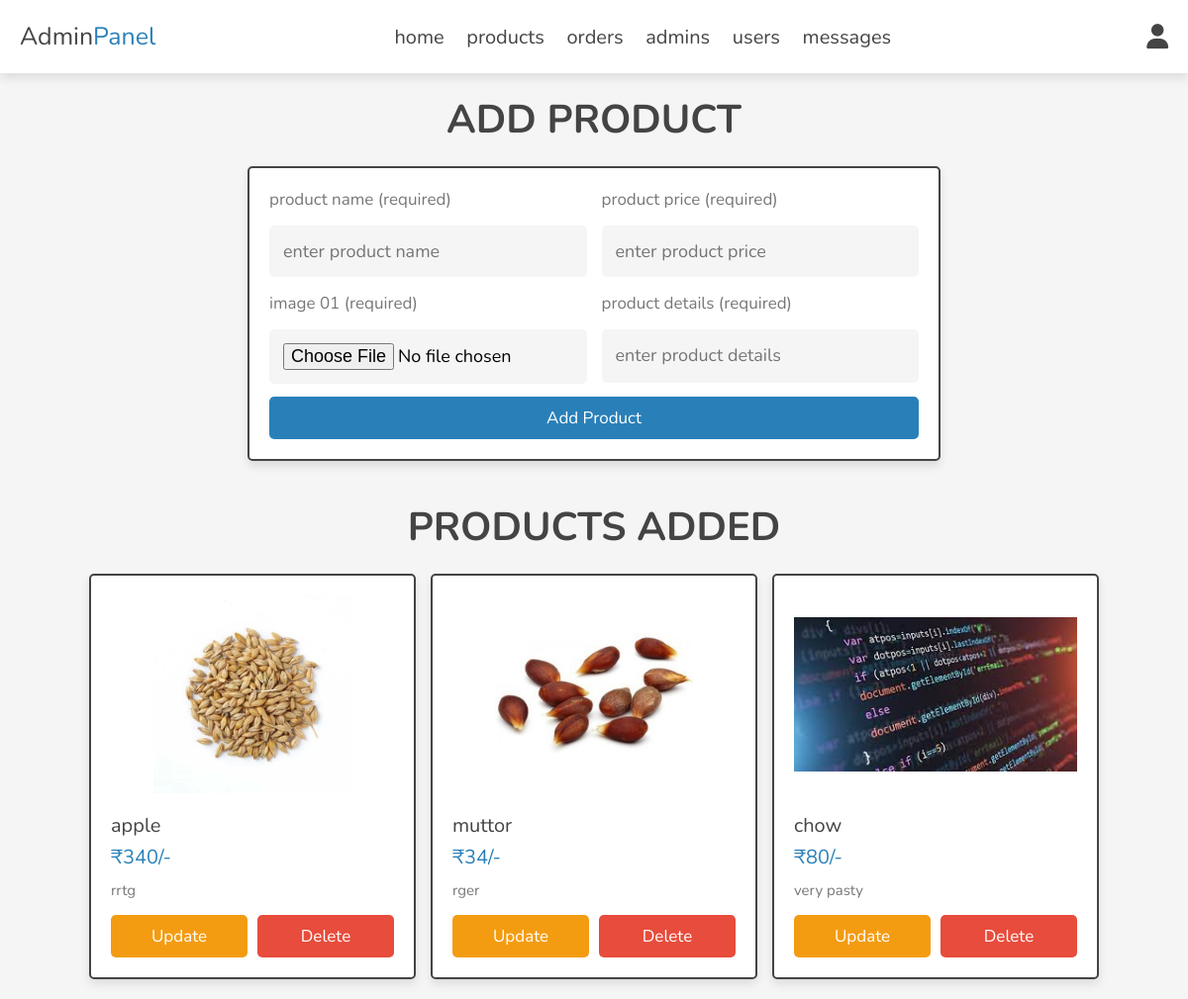
Page /Admin/admin/products.php (signed in) on the committed database.
### tables this page shows
CREATE TABLE `productdb` (
  `id` int(11) NOT NULL,
  `name` varchar(25) NOT NULL,
  `price` float DEFAULT NULL,
  `image` varchar(100) DEFAULT NULL,
  `details` mediumtext NOT NULL
);

### Admin/admin/products.php (the view, shortened to what this page needs)
<?php
include '../components/connect.php';
?>
<!DOCTYPE html>
<html lang="en">
<head>
   <link rel="stylesheet" href="https://cdnjs.cloudflare.com/ajax/libs/font-awesome/6.1.1/css/all.min.css">
   <link rel="stylesheet" href="../css/admin_style.css">
</head>
<body>
<?php include '../components/admin_header.php'; ?>
<section class="add-products">
   <h1 class="heading">add product</h1>
   <form action="" method="post" enctype="multipart/form-data">
      <div class="flex">
         <div class="inputBox">
            <span>product name (required)</span>
            <input type="text" class="box" required maxlength="100" placeholder="enter product name" name="name">
         </div>
         <div class="inputBox">
            <span>product price (required)</span>
            <input type="number" min="0" class="box" required max="9999999999" placeholder="enter product price" onkeypress="if(this.value.length == 10) return false;" name="price">
         </div>
        <div class="inputBox">
            <span>image 01 (required)</span>
            <input type="file" name="image_01" accept="image/jpg, image/jpeg, image/png, image/webp" class="box" required>
        </div>
         <div class="inputBox">
            <span>product details (required)</span>
            <textarea name="details" placeholder="enter product details" class="box" required maxlength="500" cols="30" rows="10"></textarea>
         </div>
      </div>
      <input type="submit" value="add product" class="btn" name="add_product">
   </form>
</section>
<section class="show-products">
   <h1 class="heading">products added</h1>
   <div class="box-container">
   <?php
      $select_products = $conn->prepare("SELECT * FROM `productdb`");
      $select_products->execute();
      if($select_products->rowCount() > 0){
         while($fetch_products = $select_products->fetch(PDO::FETCH_ASSOC)){
 ?>
   <div class="box">
      <img src="../uploaded_img/<?= $fetch_products['image']; ?>" alt="">
      <div class="name"><?= $fetch_products['name']; ?></div>
      <div class="price">₹<span><?= $fetch_products['price']; ?></span>/-</div>
      <div class="details"><span><?= $fetch_products['details']; ?></span></div>
      <div class="flex-btn">
         <a href="update_product.php?update=<?= $fetch_products['id']; ?>" class="option-btn">update</a>
         <a href="products.php?delete=<?= $fetch_products['id']; ?>" class="delete-btn" onclick="return confirm('delete this product?');">delete</a>
      </div>
   </div>
   <?php
         }
      }else{
         echo '<p class="empty">no products added yet!</p>';
      }
   ?>
   </div>
</section>
</body>
</html>

### Admin/components/admin_header.php (shortened to what this page needs)
<header class="header">
   <section class="flex">
      <a href="../admin/dashboard.php" class="logo">Admin<span>Panel</span></a>
      <nav class="navbar">
         <a href="../admin/dashboard.php">home</a>
         <a href="../admin/products.php">products</a>
         <a href="../admin/placed_orders.php">orders</a>
         <a href="../admin/admin_accounts.php">admins</a>
         <a href="../admin/users_accounts.php">users</a>
         <a href="../admin/messages.php">messages</a>
      </nav>
      <div class="icons">
         <div id="user-btn" class="fas fa-user"></div>
      </div>
   </section>
</header>

### Admin/css/admin_style.css (style rules this page uses)
:root { --main-color:#2980b9; --orange:#f39c12; --red:#e74c3c; --black:#444; --white:#fff; --light-color:#777; --light-bg:#f5f5f5; --border:.2rem solid var(--black); --box-shadow:0 .5rem 1rem rgba(0,0,0,.1); }
* { font-family: 'Nunito', sans-serif; margin:0; padding:0; box-sizing: border-box; outline: none; border:none; text-decoration: none; }
html { font-size: 62.5%; overflow-x: hidden; }
body { background-color: var(--light-bg); }
section { padding:2rem; max-width: 1200px; margin:0 auto; }
.heading { font-size: 4rem; color:var(--black); margin-bottom: 2rem; text-align: center; text-transform: uppercase; }
.btn, .delete-btn, .option-btn { display: block; width: 100%; margin-top: 1rem; border-radius: .5rem; padding:1rem 3rem; font-size: 1.7rem; text-transform: capitalize; color:var(--white); cursor: pointer; text-align: center; }
.btn { background-color: var(--main-color); }
.option-btn { background-color: var(--orange); }
.delete-btn { background-color: var(--red); }
.flex-btn { display: flex; gap:1rem; }
.header { position: sticky; top:0; left:0; right:0; background-color: var(--white); box-shadow: var(--box-shadow); z-index: 1000; }
.header .flex { display: flex; align-items: center; justify-content: space-between; position: relative; }
.header .flex .logo { font-size: 2.5rem; color:var(--black); }
.header .flex .logo span { color:var(--main-color); }
.header .flex .navbar a { margin:0 1rem; font-size: 2rem; color:var(--black); }
.header .flex .icons div { margin-left: 1.7rem; font-size: 2.5rem; cursor: pointer; color:var(--black); }
.add-products form { max-width: 70rem; margin: 0 auto; background-color: var(--white); box-shadow: var(--box-shadow); border:var(--border); border-radius: .5rem; padding:2rem; }
.add-products form .flex { display: flex; gap:1.5rem; flex-wrap: wrap; }
.add-products form .flex .inputBox { flex:1 1 25rem; }
.add-products form span { font-size:1.7rem; color:var(--light-color); }
.add-products form .box { font-size: 1.8rem; background-color: var(--light-bg); border-radius: .5rem; padding:1.4rem; width: 100%; margin-top: 1.5rem; }
.add-products form textarea { height: 5.4rem; resize: none; }
.show-products .box-container { display: grid; grid-template-columns: repeat(auto-fit, 33rem); gap:1.5rem; justify-content: center; align-items: flex-start; }
.show-products .box-container .box { background-color: var(--white); box-shadow: var(--box-shadow); border-radius: .5rem; border:var(--border); padding:2rem; }
.show-products .box-container .box img { width: 100%; height: 20rem; object-fit: contain; margin-bottom: 1.5rem; }
.show-products .box-container .box .name { font-size: 2rem; color:var(--black); }
.show-products .box-container .box .price { font-size: 2rem; color:var(--main-color); margin:.5rem 0; }
.show-products .box-container .box .details { font-size: 1.5rem; color:var(--light-color); line-height: 2; }

### rows in the picture
productdb: image (picture), name "apple", price "340", details "rrtg"
productdb: image (picture), name "muttor", price "34", details "rger"
productdb: image (picture), name "chow", price "80", details "very pasty"
